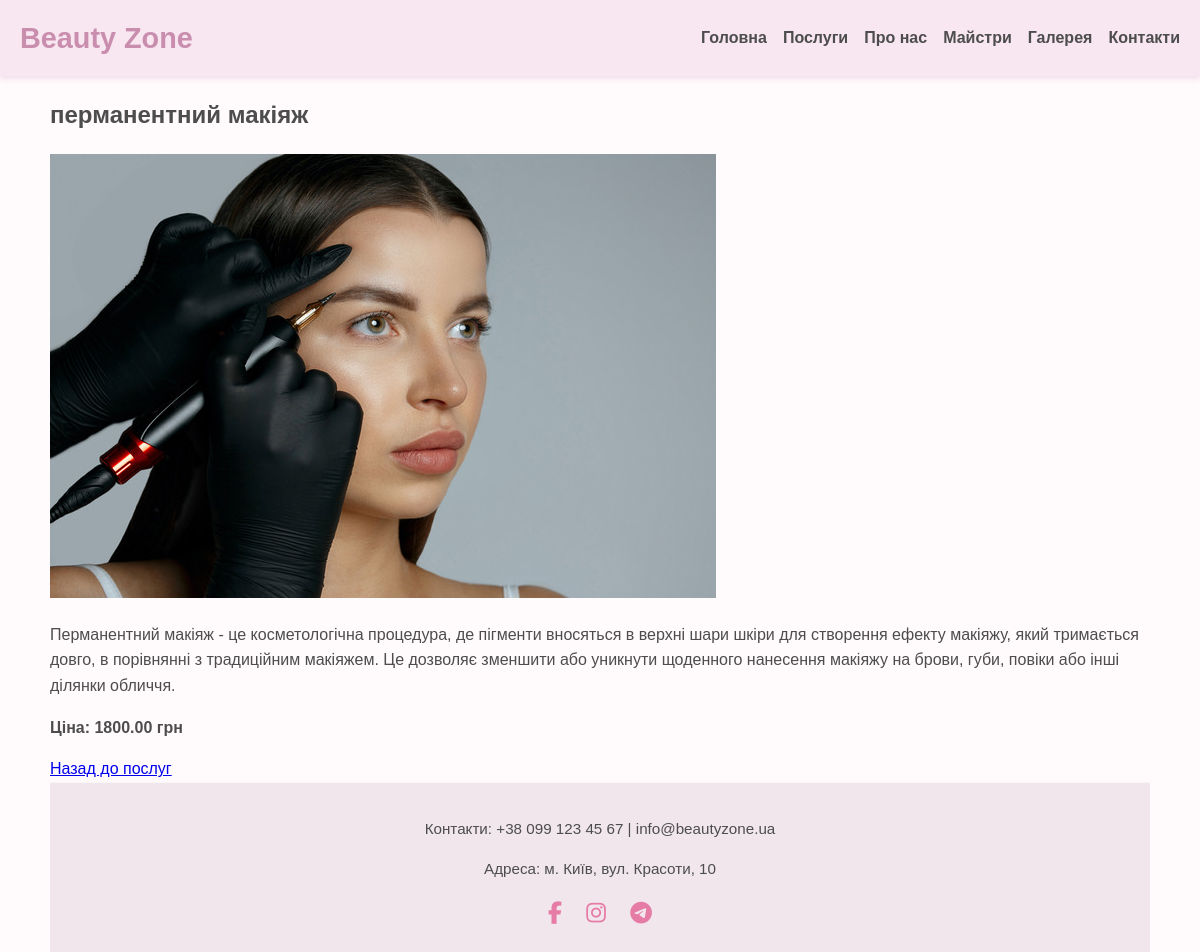
Screenshot of /services/-1/ with the database file from the repository.
### beauty_zone/models.py (models this page shows, shortened)
class Service(models.Model):
    name = models.CharField(max_length=200)
    slug = models.SlugField(unique=True, blank=True)
    duration = models.DurationField(default=timedelta(minutes=30))  # Тривалість процедури
    description = models.TextField()
    price = models.DecimalField(max_digits=8, decimal_places=2)
    image = models.ImageField(upload_to='services/', blank=True, null=True)

### beauty_zone/views.py (the view)
# urls.py: path('services/<slug:slug>/', views.ServiceDetailView.as_view(), name='service_detail'),
class ServiceDetailView(DetailView):
    model = Service
    template_name = 'main/service_detail.html'  # створимо цей шаблон
    context_object_name = 'service'
    slug_field = 'slug'
    slug_url_kwarg = 'slug'

### beauty_zone/context_processors.py (called while the page is built)
def all_services(request):
    services = Service.objects.all()
    return {'all_services': services}

### beauty_zone/templates/main/service_detail.html (shortened to what this page needs)
{% extends 'base.html' %}
{% block content %}
<section class="service-detail container">
  <h1>{{ service.name }}</h1>
  {% if service.image %}
  <img src="{{ service.image.url }}" alt="{{ service.name }}" class="service-detail-image" />
  {% endif %}
  <p>{{ service.description }}</p>
  <p><strong>Ціна: {{ service.price }} грн</strong></p>
  <a href="{% url 'services' %}" class="btn btn-secondary">Назад до послуг</a>
</section>
{% endblock %}

### beauty_zone/static/css/style.css (style rules this page uses)
:root { --pastel-bg: #fffafc; --pastel-accent: #f9dde2; --pastel-pink: #e8b4c6; --pastel-purple: #d6c8e2; --pastel-shadow: rgba(232, 180, 198, 0.4); --text-dark: #4d4d4d; --text-light: #777; --btn-bg: #e67ca5; --btn-bg-hover: #cf5c87; --btn-text: #fff; }
body { margin: 0; font-family: 'Poppins', sans-serif; background-color: var(--pastel-bg); color: var(--text-dark); line-height: 1.6; }
.container { max-width: 1100px; margin: 0 auto; padding: 0 20px; }

### rows the page displays
Service: name "перманентний макіяж", image (picture), description "Перманентний макіяж - це косметологічна процедура, де пігменти вносяться в верхні шари шкіри для створення ефекту макіяжу, який тримається довго, в порівнянні з традиційним макіяжем. Це дозволяє зменшити або уникнути щоденного нанесення макіяжу на брови, губи, повіки або інші ділянки обличчя.", price "1800.00"
